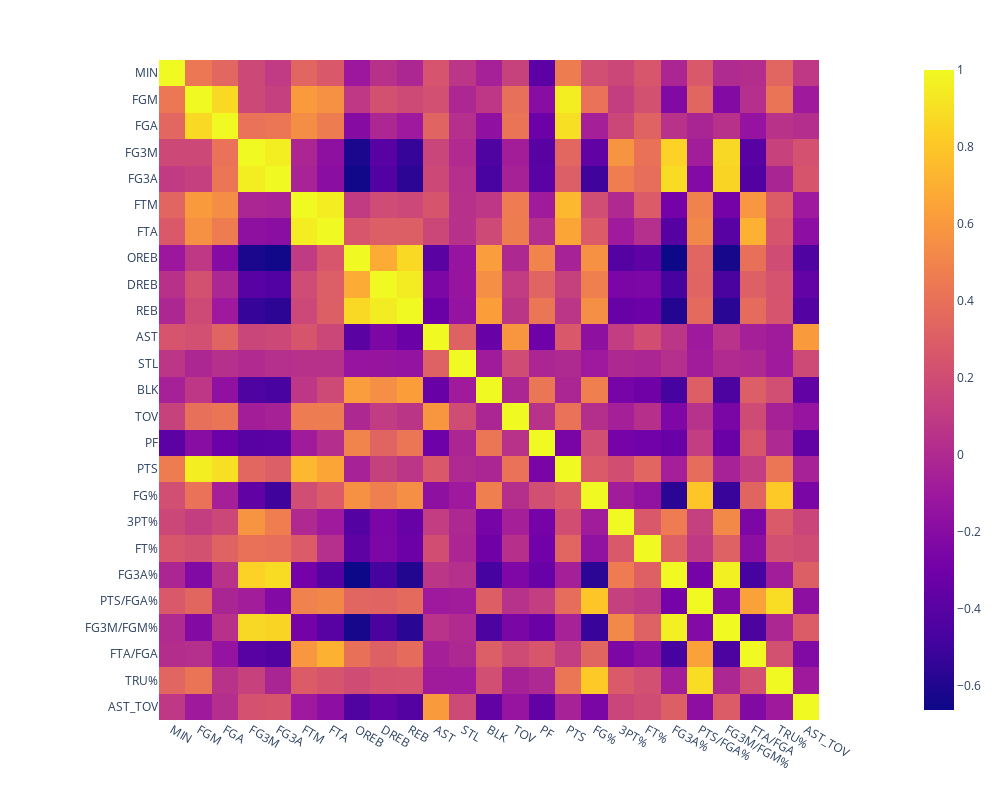

The code cell stored with this chart in its notebook:
### Code cell
data_per_min.drop(columns=['PLAYER_ID', 'Year', 'PLAYER'], inplace=True)
data_per_min

#https://plotly.com/python/

fig = px.imshow(change_df.corr())
#fig.size isnt available
fig.update_layout(autosize=False, width=1000, height=800)
fig.show()

### Figure 1 — Plotly figure (JSON) as saved in the notebook; plotly's stock layout.template omitted (floating-point values rounded to 4 significant figures; data arrays with more than 128 entries replaced by an {"elided": "..."} marker saying what was removed)
{"data": [{"coloraxis": "coloraxis", "hovertemplate": "x: %{x}<br>y: %{y}<br>color: %{z}<extra></extra>", "name": "0", "type": "heatmap", "x": ["MIN", "FGM", "FGA", "FG3M", "FG3A", "FTM", "FTA", "OREB", "DREB", "REB", "AST", "STL", "BLK", "TOV", "PF", "PTS", "FG%", "3PT%", "FT%", "FG3A%", "PTS/FGA%", "FG3M/FGM%", "FTA/FGA", "TRU%", "AST_TOV"], "xaxis": "x", "y": ["MIN", "FGM", "FGA", "FG3M", "FG3A", "FTM", "FTA", "OREB", "DREB", "REB", "AST", "STL", "BLK", "TOV", "PF", "PTS", "FG%", "3PT%", "FT%", "FG3A%", "PTS/FGA%", "FG3M/FGM%", "FTA/FGA", "TRU%", "AST_TOV"], "yaxis": "y", "z": {"elided": "25x25 float values"}}], "layout": {"autosize": false, "coloraxis": {"colorscale": [[0, "#0d0887"], [0.1111, "#46039f"], [0.2222, "#7201a8"], [0.3333, "#9c179e"], [0.4444, "#bd3786"], [0.5556, "#d8576b"], [0.6667, "#ed7953"], [0.7778, "#fb9f3a"], [0.8889, "#fdca26"], [1, "#f0f921"]]}, "height": 800, "margin": {"t": 60}, "width": 1000, "xaxis": {"anchor": "y", "constrain": "domain", "domain": [0, 1], "scaleanchor": "y"}, "yaxis": {"anchor": "x", "autorange": "reversed", "constrain": "domain", "domain": [0, 1]}}}
